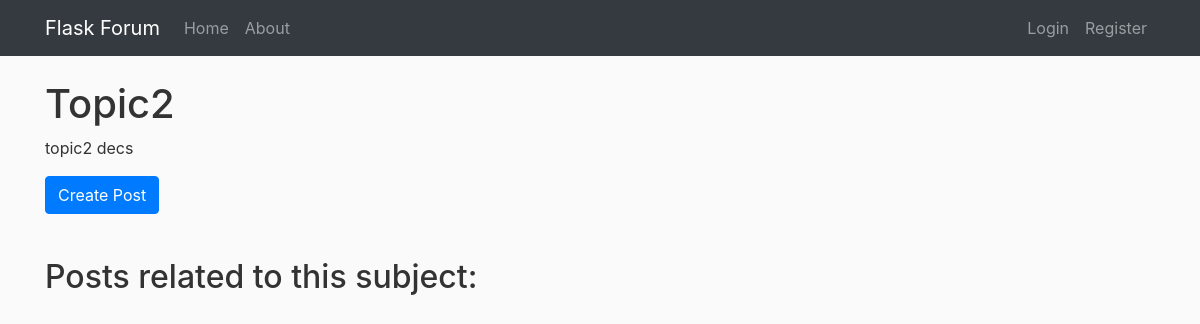
Page /topic/2 on the earlier database version.
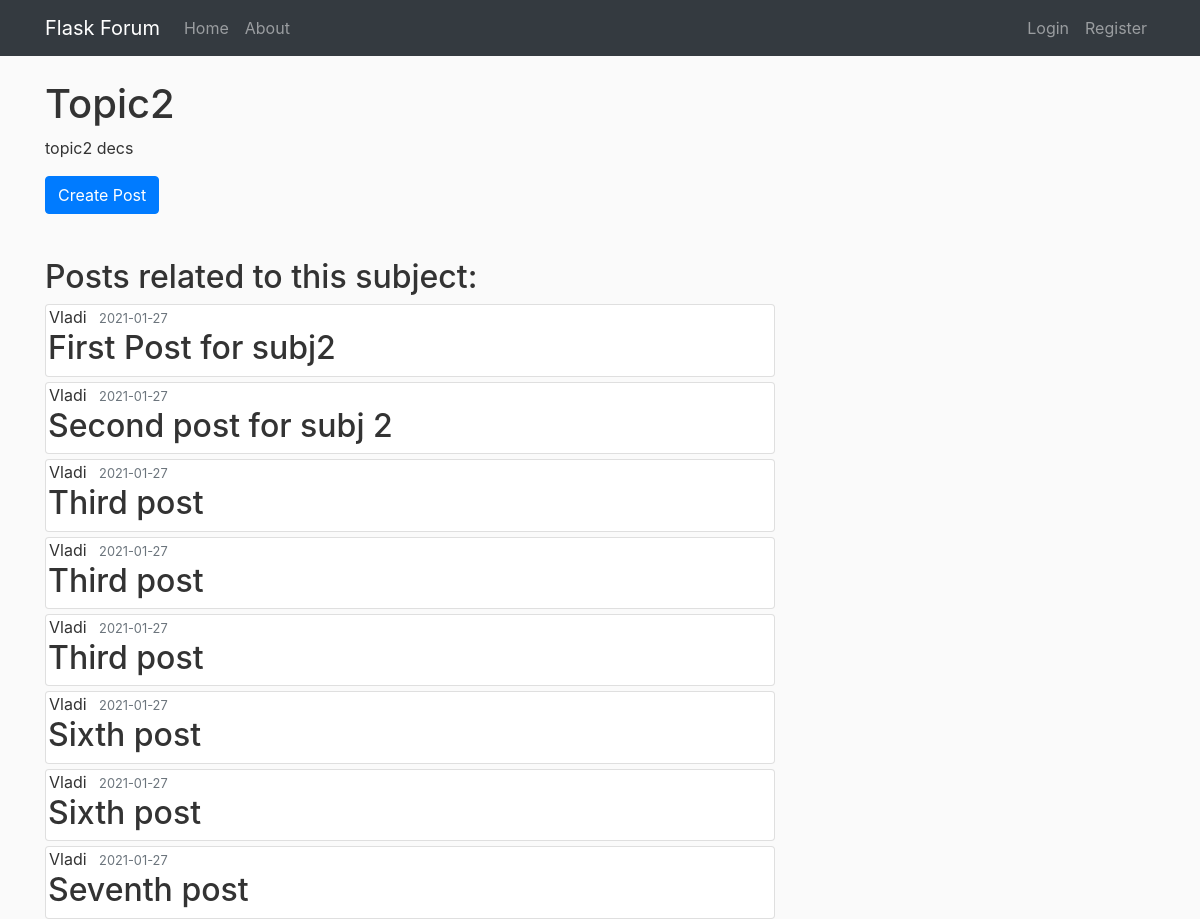
Same page on the later database version.
### flaskforum/models.py (models this page shows, shortened)
class Topic(db.Model):
	id = db.Column(db.Integer, primary_key=True)
	title = db.Column(db.String(150), nullable=False)
	description = db.Column(db.Text, nullable=False)
	posts = db.relationship('Post', backref= 'current_topic', lazy=True)

class Post(db.Model):
    id = db.Column(db.Integer, primary_key=True)
    title = db.Column(db.String(150), nullable=False)
    date_posted = db.Column(db.DateTime, nullable=False, default=datetime.utcnow)
    content = db.Column(db.Text, nullable=False)
    user_id = db.Column(db.Integer, db.ForeignKey('user.id'), nullable=False)
    topic_id = db.Column(db.Integer, db.ForeignKey('topic.id'), nullable=False)

class User(db.Model, UserMixin):
    id = db.Column(db.Integer, primary_key=True)
    username = db.Column(db.String(20), unique=True, nullable=False)
    email = db.Column(db.String(100), unique=True, nullable=False)
    password = db.Column(db.String(60), nullable=False)
    posts = db.relationship('Post', backref='uploader', lazy=True)

### flaskforum/routes.py (the view)
@app.route("/topic/<int:topic_id>", methods=['GET', 'POST'])
def topic(topic_id):
    topic = Topic.query.get(topic_id)
    return render_template('topic.html', title=topic.title, topic=topic, posts=topic.posts)

### flaskforum/templates/topic.html
{% extends "layout.html" %}
{% block content %}
    <div>
        <article class="media content-section">
          <div class="media-body">
            <h1 class="article-title" >{{ topic.title }}</h1>
            <p class="article-content">{{ topic.description }}</p>
          </div>
        </article>
    </div>
     <a class="btn btn-primary" style="margin-bottom:20px" href="{{ url_for('make_post', topic_id=topic.id) }}" role="button">Create Post</a>
    <br>
    <br>
    <h2>Posts related to this subject:</h2>
    {% for post in posts %}
        <div class="card" style="margin-top:5px">
          <article class="media content-section">
            <div class="media-body">
              <div class="article-metadata">
                <a class="mr-2" style = "margin-left:3px">{{ post.uploader.username }}</a>
                <small class="text-muted">{{ post.date_posted.strftime('%Y-%m-%d') }}</small>
              </div>
              <h2><a class="article-title remove_link_colour" href="{{ url_for('post', post_id=post.id) }}" style = "margin-left:2px">{{ post.title }}</a></h2>
            </div>
          </article>
        </div>
    {% endfor %}
{% endblock %}

### flaskforum/templates/layout.html (shortened to what this page needs)
<!DOCTYPE html>
<html>
<head>
    <link rel="stylesheet" href="https://stackpath.bootstrapcdn.com/bootstrap/4.3.1/css/bootstrap.min.css">
    <link rel="stylesheet" type="text/css" href="{{ url_for('static', filename='main.css') }}">
</head>
<body>
    <header>
    <nav class="navbar navbar-expand-sm bg-dark navbar-dark fixed-top">
        <div class="container">
        <a class="navbar-brand" href="/">Flask Forum</a>
        <div class="navbar-nav mr-auto">
            <a class="nav-item nav-link" href="/">Home</a>
            <a class="nav-item nav-link" href="/about">About</a>
        </div>
        <div class="navbar-nav">
            {% if current_user.is_authenticated %}
            <a class="nav-link" href="{{ url_for('make_topic') }}">Create topic</a>
                <a class="nav-link" href="{{ url_for('logged_in') }}">Account</a>
                <a class="nav-link" href="{{ url_for('logout') }}">Logout</a>
            {% else %}
                <a class="nav-link" href="/login">Login</a>
                <a class="nav-link" href="/register">Register</a>
            {% endif %}
        </div>
        </div>
    </nav>
    </header>
    <main role="main" class="container">
        <div class="row">
          <div class="col-md-8">
            {% block content %}{% endblock %}
          </div>
        </div>
    </main>
</body>
</html>

### flaskforum/static/main.css (style rules this page uses)
body { background: #fafafa; color: #333333; margin-top: 5rem; }
.remove_link_colour { color: inherit; }

Differences in the rows shown:
added Post: uploader.username "Vladi", date_posted "2021-01-27", title "First Post for subj2"
added Post: uploader.username "Vladi", date_posted "2021-01-27", title "Second post for subj 2"
added Post: uploader.username "Vladi", date_posted "2021-01-27", title "Third post"
added Post: uploader.username "Vladi", date_posted "2021-01-27", title "Third post"
added Post: uploader.username "Vladi", date_posted "2021-01-27", title "Third post"
added Post: uploader.username "Vladi", date_posted "2021-01-27", title "Sixth post"
added Post: uploader.username "Vladi", date_posted "2021-01-27", title "Sixth post"
added Post: uploader.username "Vladi", date_posted "2021-01-27", title "Seventh post"
